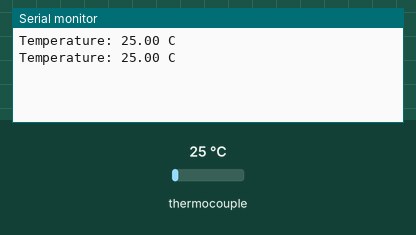
Simulated run of this sketch. Board: Arduino Uno, built with avr-gcc and run on an emulated ATmega328P. On the bench: the last lines printed to the serial monitor. Inputs (shaded band) come from the test bench; at power-on: thermocouple 25 °C.

Above: at 1.8 s.
1.9 s: thermocouple set to 6 °C
At 2.8 s:
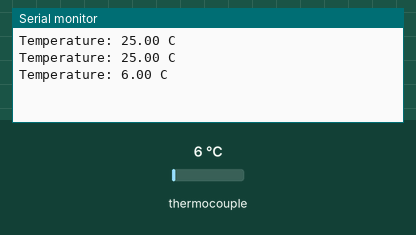
3.4 s: thermocouple set to 75 °C
At 4.5 s:
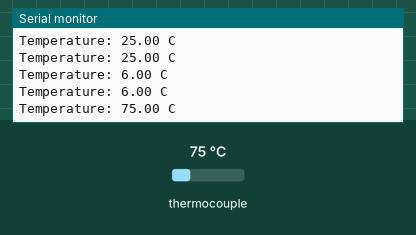
Timing chart, 0 to 6.4 s (numbered marks = the images above; inputs shaded):
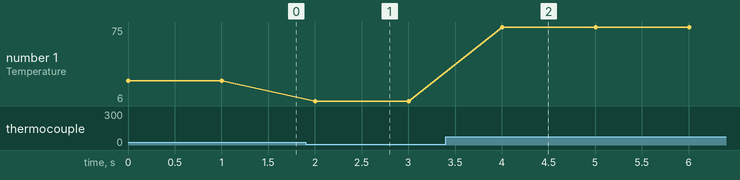

The sketch:

max31865.ino
```cpp
#include <Adafruit_MAX31865.h>

const int CS_PIN = 10;
Adafruit_MAX31865 thermo = Adafruit_MAX31865(CS_PIN);

// 430.0 for PT100, 4300.0 for PT1000
#define RREF 430.0
// 100.0 for PT100, 1000.0 for PT1000
#define RNOMINAL 100.0

void setup() {
  Serial.begin(115200);
  thermo.begin(MAX31865_4WIRE);  // MAX31865_2WIRE or MAX31865_3WIRE to match the probe
}

void loop() {
  float t = thermo.temperature(RNOMINAL, RREF);
  uint8_t fault = thermo.readFault();
  if (fault) {
    Serial.print("Fault 0x");
    Serial.println(fault, HEX);
    thermo.clearFault();
  } else {
    Serial.print("Temperature: ");
    Serial.print(t);
    Serial.println(" C");
  }
  delay(1000);
}
```

Measured:
- after the input at 1.9 s, the serial monitor: prints a new line after 0.10 s (image 1)
- after the input at 3.4 s, the serial monitor: prints a new line after 0.61 s (image 2)
- plotted number 1: 25 → 6 after the input at 1.9 s, 6 → 75 after the input at 3.4 s
